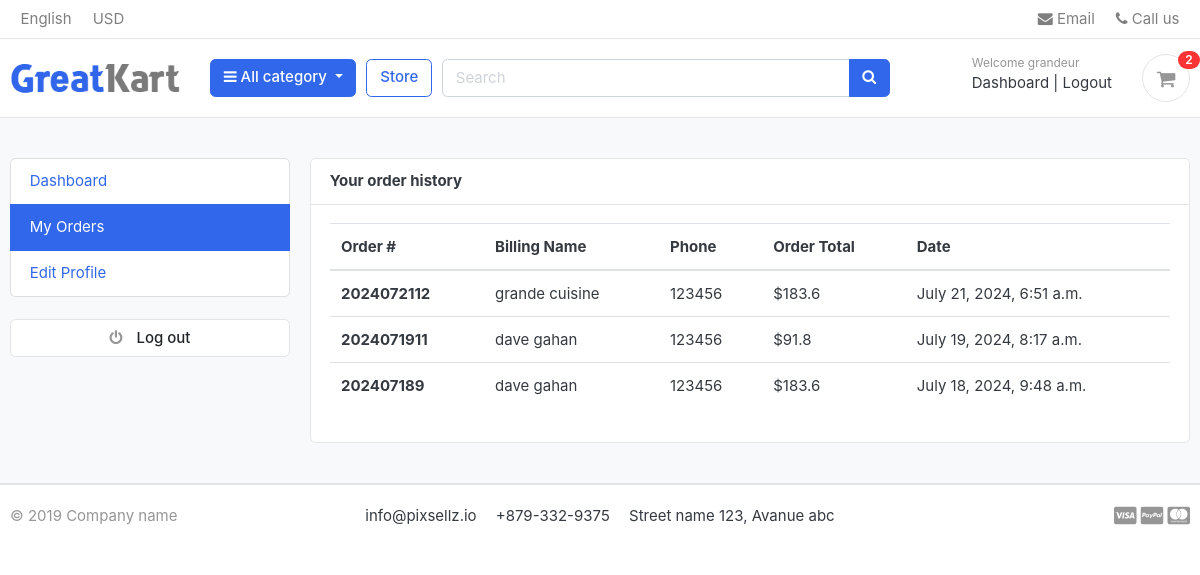
The app's page /accounts/my_orders/ (signed in) with its own data.
### accounts/models.py (models this page shows, shortened)
class Account(AbstractBaseUser):
    first_name      = models.CharField(max_length=50)
    last_name       = models.CharField(max_length=50)
    username        = models.CharField(max_length=50, unique=True)
    email           = models.EmailField(max_length=100, unique=True)
    phone_number    = models.CharField(max_length=50)
    date_joined     = models.DateTimeField(auto_now_add=True)
    last_login      = models.DateTimeField(auto_now_add=True)
    is_admin        = models.BooleanField(default=False)
    is_staff        = models.BooleanField(default=False)
    is_active        = models.BooleanField(default=False)
    is_superadmin        = models.BooleanField(default=False)
    USERNAME_FIELD = 'email'
    REQUIRED_FIELDS = ['username', 'first_name', 'last_name']
    objects = MyAccountManager()

### orders/models.py (models this page shows, shortened)
class Order(models.Model):
    STATUS = (
        ('New', 'New'),
        ('Accepted', 'Accepted'),
        ('Completed', 'Completed'),
        ('Cancelled', 'Cancelled'),
    )
    user = models.ForeignKey(Account, on_delete=models.SET_NULL, null=True)
    payment = models.ForeignKey(Payment, on_delete=models.SET_NULL, blank=True, null=True)
    order_number = models.CharField(max_length=20)
    first_name = models.CharField(max_length=50)
    last_name = models.CharField(max_length=50)
    phone = models.CharField(max_length=15)
    email = models.EmailField(max_length=50)
    address_line_1 = models.CharField(max_length=50)
    address_line_2 = models.CharField(max_length=50, blank=True)
    country = models.CharField(max_length=50)
    state = models.CharField(max_length=50)
    city = models.CharField(max_length=50)
    order_note = models.CharField(max_length=100, blank=True)
    order_total = models.FloatField()
    tax = models.FloatField()
    status = models.CharField(max_length=10, choices=STATUS, default='New')
    ip = models.CharField(blank=True, max_length=20)
    is_ordered = models.BooleanField(default=False)
    created_at = models.DateTimeField(auto_now_add=True)
    updated_at = models.DateTimeField(auto_now=True)
    def full_name(self):
        return f'{self.first_name} {self.last_name}'

### accounts/views.py (the view)
# urls.py: path('my_orders/', views.my_orders, name='my_orders'),
def my_orders(request):
    orders = Order.objects.filter(user=request.user, is_ordered=True).order_by('-created_at')
    context = {
        'orders' : orders
    }
    return render(request, 'accounts/my_orders.html', context)

### carts/context_processors.py (called while the page is built)
def counter(request):
    cart_count = 0
    if 'admin' in request.path:
        return {}
    else:
        try:
            cart = Cart.objects.filter(cart_id=_cart_id(request))
            if request.user.is_authenticated:
                cart_items = CartItem.objects.all().filter(user=request.user)
            else:
                cart_items = CartItem.objects.all().filter(cart=cart[:1])
            for cart_item in cart_items:
                cart_count += cart_item.quantity
        except Cart.DoesNotExist:
            cart_count = 0
    return dict(cart_count=cart_count)

### carts/views.py (called while the page is built)
def _cart_id(request):
    cart = request.session.session_key
    if not cart:
        cart = request.session.create()
    return cart

### category/context_processors.py (called while the page is built)
def menu_links(request):
    links = Category.objects.all()
    return dict(links=links)

### category/models.py (called while the page is built)
    def get_url(self):
        return reverse('products_by_category', args=[self.slug])

### templates/accounts/my_orders.html (shortened to what this page needs)
{% extends 'base.html' %}
{% block content %}
<section class="section-conten padding-y bg">
    <div class="container">
        <div class="row">
            {% include 'includes/dashboard_sidebar.html' %}
        <main class="col-md-9">
            <article class="card">
            <header class="card-header">
                <strong class="d-inline-block mr-3">Your order history</strong>
            </header>
            <div class="card-body">
                <div class="row">
                    <div class="col-md-12">
                        <table class="table table-hover">
                            <thead>
                              <tr>
                                <th scope="col">Order #</th>
                                <th scope="col">Billing Name</th>
                                <th scope="col">Phone</th>
                                <th scope="col">Order Total</th>
                                      <th scope="col">Date</th>
                              </tr>
                            </thead>
                            <tbody>
                                  {% for order in orders %}
                              <tr>
                                <th>{{order.order_number}}</th>
                                <td>{{order.full_name}}</td>
                                <td>{{order.phone}}</td>
                                <td>${{order.order_total}}</td>
                                      <td>{{order.created_at}}</td>
                              </tr>
                          {% endfor %}
                            </tbody>
                          </table>
                    </div>
                </div>
            </div>
            </article>
        </main>
    </div>
    </div>
    </section>
{% endblock %}

### templates/includes/navbar.html (shortened to what this page needs)
{% load static %}
<header class="section-header">
    <nav class="navbar p-md-0 navbar-expand-sm navbar-light border-bottom">
    <div class="container">
      <div class="collapse navbar-collapse" id="navbarTop4">
        <ul class="navbar-nav mr-auto">
            <li class="nav-item dropdown">
                 <a href="#" class="nav-link">   English </a>
            </li>
            <li class="nav-item dropdown">
                <a href="#" class="nav-link"> USD </a>
            </li>
        </ul>
        <ul class="navbar-nav">
            <li><a href="#" class="nav-link"> <i class="fa fa-envelope"></i> Email </a></li>
            <li><a href="#" class="nav-link"> <i class="fa fa-phone"></i> Call us </a></li>
        </ul>
      </div>
    </div>
    </nav>
    <section class="header-main border-bottom">
        <div class="container">
    <div class="row align-items-center">
        <div class="col-lg-2 col-md-3 col-6">
            <a href="{% url 'home' %}" class="brand-wrap">
                <img class="logo" src="{% static './images/logo.png' %}">
            </a>
        </div>
        <div class="col-lg col-sm col-md col-6 flex-grow-0">
            <div class="category-wrap dropdown d-inline-block float-right">
                <button type="button" class="btn btn-primary dropdown-toggle" data-toggle="dropdown">
                    <i class="fa fa-bars"></i> All category
                </button>
            </div>
        </div>
        <a href="{% url 'store' %}" class="btn btn-outline-primary">Store</a>
        <div class="col-lg  col-md-6 col-sm-12 col">
            <form action="{% url 'search' %}" class="search" method="GET">
                <div class="input-group w-100">
                    <input type="text" class="form-control" style="width:60%;" placeholder="Search" name="keyword">
                    <div class="input-group-append">
                      <button class="btn btn-primary" type="submit">
                        <i class="fa fa-search"></i>
                      </button>
                    </div>
                </div>
            </form>
        </div>
        <div class="col-lg-3 col-sm-6 col-8 order-2 order-lg-3">
                    <div class="d-flex justify-content-end mb-3 mb-lg-0">
                        {% if user.id is None %}
                        <div class="widget-header">
                            <small class="title text-muted">Welcome guest!</small>
                            <div>
                                <a href="{% url 'login' %}">Sign in</a> <span class="dark-transp"> | </span>
                                <a href="{% url 'register' %}"> Register</a>
                            </div>
                        </div>
                        {% else %}
                        <div class="widget-header">
                            <small class="title text-muted">Welcome {{user.first_name}}</small>
                            <div>
                                <a href="{% url 'dashboard' %}">Dashboard</a> <span class="dark-transp"> | </span>
                                <a href="{% url 'logout' %}">Logout</a>
                            </div>
                        </div>
                        {% endif %}
                        <a href="{% url 'cart' %}" class="widget-header pl-3 ml-3">
                            <div class="icon icon-sm rounded-circle border"><i class="fa fa-shopping-cart"></i></div>
                            <span class="badge badge-pill badge-danger notify">{{cart_count}}</span>
                        </a>
                    </div>
                </div>
    </div>
        </div>
    </section>
    </header>

### static/css/ui.css (style rules this page uses)
html { font-family: "Inter", sans-serif; font-size: 15px; }
.icon-xs, .icon-sm, .icon-md, .icon-lg { display: inline-block; text-align: center; flex-shrink: 0; flex-grow: 0; }
.icon-sm { width: 48px; height: 48px; line-height: 48px !important; font-size: 20px; }
.padding-y { padding-top: 40px; padding-bottom: 40px; }
article:after, .form-group:after { display: block; clear: both; content: ""; }
.bg { background-color: #f8f9fa; }
.header-main { position: relative; padding-top: 1rem; padding-bottom: 1rem; }
.brand-wrap .logo, .navbar-brand .logo { margin-right: 7px; max-height: 42px; display: inline-block; }
.widget-header { display: inline-block; vertical-align: middle; position: relative; }
.widget-header a { color: #343a40; }
.widget-header i { color: #969696; }
.widget-header .title { display: block; }
.widget-header .notify { position: absolute; top: -3px; right: -10px; }
.notify { position: absolute; top: -4px; right: -10px; display: inline-block; padding: 0.25em 0.6em; font-size: 12px; line-height: 1; text-align: center; border-radius: 3rem; color: #fff; background-color: #fa3434; }

### records on screen
Account: first_name "grandeur"
Order: order_number "2024072112", full_name "grande cuisine", phone "123456", order_total "183.6", created_at "July 21, 2024, 6:51 a.m."
Order: order_number "2024071911", full_name "dave gahan", phone "123456", order_total "91.8", created_at "July 19, 2024, 8:17 a.m."
Order: order_number "202407189", full_name "dave gahan", phone "123456", order_total "183.6", created_at "July 18, 2024, 9:48 a.m."

### other values on screen
{{ cart_count }} "2"
